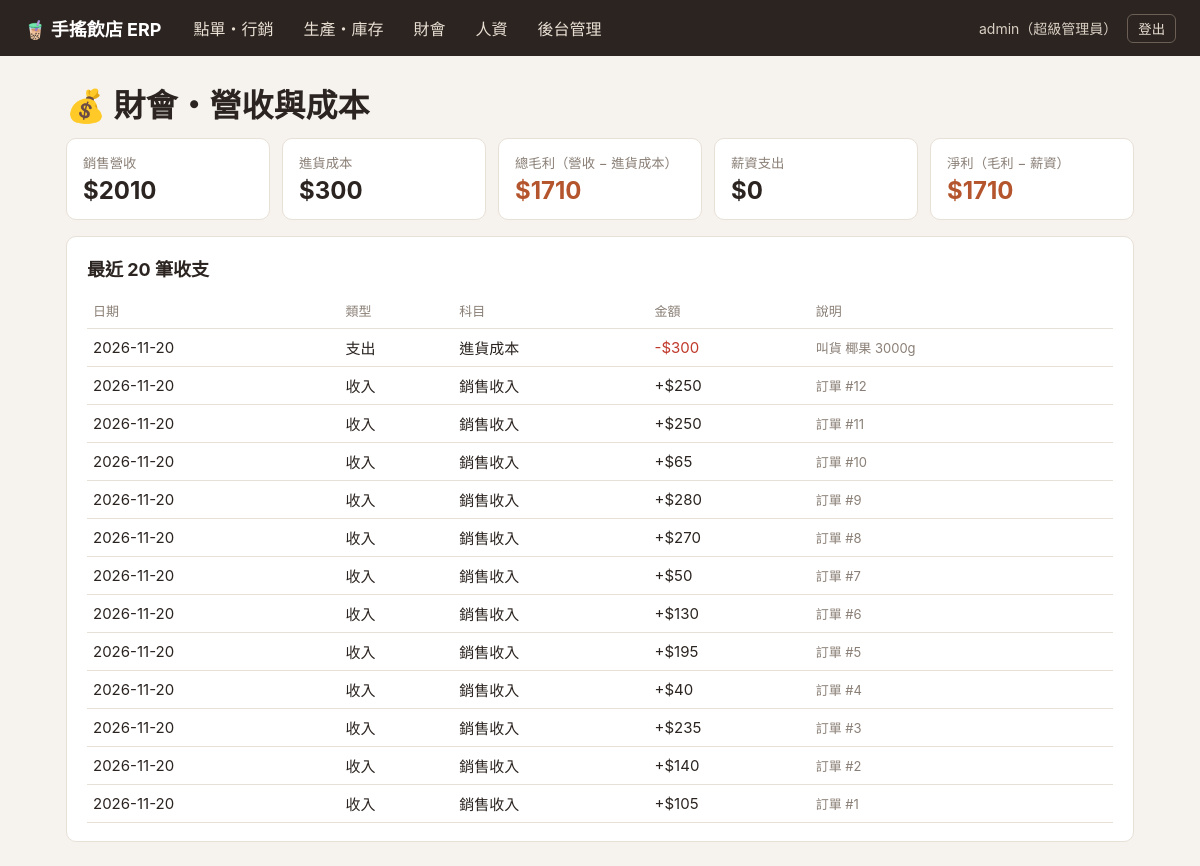
Screenshot of /finance/ (signed in) with the database file from the repository.
### erp/models.py (models this page shows, shortened)
class Transaction(models.Model):
    INCOME, EXPENSE = "income", "expense"
    KIND_CHOICES = [(INCOME, "收入"), (EXPENSE, "支出")]
    SALES, PURCHASE, SALARY = "銷售收入", "進貨成本", "薪資支出"
    date = models.DateField("日期", default=timezone.localdate)
    kind = models.CharField("類型", max_length=10, choices=KIND_CHOICES)
    category = models.CharField("科目", max_length=20)
    amount = models.PositiveIntegerField("金額")
    note = models.CharField("說明", max_length=100, blank=True)
    class Meta:
        verbose_name = "收支"
        verbose_name_plural = "收支"

### erp/views.py (the view)
# urls.py: path("finance/", views.finance, name="finance"),
@role_required(BOSS, ACCT)
def finance(request):
    income = _sum(Transaction.objects.filter(kind=Transaction.INCOME))
    purchase = _sum(Transaction.objects.filter(category=Transaction.PURCHASE))
    salary = _sum(Transaction.objects.filter(category=Transaction.SALARY))
    gross = income - purchase          # 毛利 = 營收 - 進貨成本
    net = gross - salary               # 淨利 = 毛利 - 薪資
    return render(request, "erp/finance.html", {
        "income": income, "purchase": purchase, "salary": salary,
        "gross": gross, "net": net,
        "recent": Transaction.objects.order_by("-id")[:20],
    })

### erp/context.py (called while the page is built)
def nav(request):
    u = request.user
    if not u.is_authenticated:
        return {}
    if u.is_superuser:
        label = "超級管理員"
    else:
        label = "、".join(u.groups.values_list("name", flat=True)) or "未分配角色"
    return {
        "role_label": label,
        "can_inventory": has_role(u, BOSS, STAFF),
        "can_finance": has_role(u, BOSS, ACCT),
        "can_hr": has_role(u, BOSS),
        "is_boss": has_role(u, BOSS),
    }

### erp/permissions.py (called while the page is built)
def has_role(user, *names):
    if not user.is_authenticated:
        return False
    return user.is_superuser or user.groups.filter(name__in=names).exists()

def role_required(*names):
    def decorator(view):
        @login_required
        @wraps(view)
        def wrapper(request, *args, **kwargs):
            if has_role(request.user, *names):
                return view(request, *args, **kwargs)
            messages.error(request, "你沒有權限使用此功能")
            return redirect("pos")
        return wrapper
    return decorator

### erp/views.py (called while the page is built)
def _sum(qs):
    return qs.aggregate(s=Sum("amount"))["s"] or 0

### erp/templates/erp/finance.html (shortened to what this page needs)
{% extends "erp/base.html" %}
{% block content %}
<h1>💰 財會・營收與成本</h1>
<div class="cards">
  <div class="stat"><small>銷售營收</small><b>${{ income }}</b></div>
  <div class="stat"><small>進貨成本</small><b>${{ purchase }}</b></div>
  <div class="stat hl"><small>總毛利（營收 − 進貨成本）</small><b class="{% if gross < 0 %}neg{% endif %}">${{ gross }}</b></div>
  <div class="stat"><small>薪資支出</small><b>${{ salary }}</b></div>
  <div class="stat hl"><small>淨利（毛利 − 薪資）</small><b class="{% if net < 0 %}neg{% endif %}">${{ net }}</b></div>
</div>
<section class="card">
  <h2>最近 20 筆收支</h2>
  <table>
    <tr><th>日期</th><th>類型</th><th>科目</th><th>金額</th><th>說明</th></tr>
    {% for t in recent %}
    <tr>
      <td>{{ t.date|date:"Y-m-d" }}</td>
      <td>{{ t.get_kind_display }}</td>
      <td>{{ t.category }}</td>
      <td class="{% if t.kind == 'expense' %}neg{% endif %}">{% if t.kind == 'expense' %}-{% else %}+{% endif %}${{ t.amount }}</td>
      <td class="muted">{{ t.note }}</td>
    </tr>
    {% empty %}
    <tr><td colspan="5" class="muted">還沒有收支紀錄</td></tr>
    {% endfor %}
  </table>
</section>
{% endblock %}

### erp/templates/erp/base.html (shortened to what this page needs)
<!doctype html>
<html lang="zh-Hant">
<head>
</head>
<body>
{% if user.is_authenticated %}
<header>
  <span class="brand">🧋 手搖飲店 ERP</span>
  <nav>
    <a href="{% url 'pos' %}">點單・行銷</a>
    {% if can_inventory %}<a href="{% url 'inventory' %}">生產・庫存</a>{% endif %}
    {% if can_finance %}<a href="{% url 'finance' %}">財會</a>{% endif %}
    {% if can_hr %}<a href="{% url 'hr' %}">人資</a>{% endif %}
    {% if user.is_superuser %}<a href="/admin/">後台管理</a>{% endif %}
  </nav>
  <div class="who">
    {{ user.username }}（{{ role_label }}）
    <form method="post" action="{% url 'logout' %}">{% csrf_token %}<button type="submit">登出</button></form>
  </div>
</header>
{% endif %}
<main>
  {% block content %}{% endblock %}
</main>
</body>
</html>

### erp/templates/erp/base.html (style rules this page uses)
:root { --bg:#f6f3ee; --card:#fff; --ink:#2b2420; --muted:#8a7f76; --brand:#b4552d; --line:#e7e0d6; --ok:#2f8f5b; --bad:#c0392b; }
* { box-sizing: border-box; }
body { margin:0; background:var(--bg); color:var(--ink); font-family:-apple-system,"Noto Sans TC","Microsoft JhengHei",sans-serif; }
header { background:var(--ink); color:#fff; display:flex; align-items:center; gap:20px; padding:10px 24px; flex-wrap:wrap; }
.brand { font-weight:700; font-size:18px; }
header nav { display:flex; gap:6px; flex:1; flex-wrap:wrap; }
header nav a { color:#e9dfd3; text-decoration:none; padding:6px 12px; border-radius:6px; }
.who { font-size:14px; color:#d9cfc3; display:flex; align-items:center; gap:10px; }
.who form { margin:0; }
.who button { background:none; border:1px solid #6b5f56; color:#e9dfd3; padding:4px 10px; border-radius:6px; cursor:pointer; }
main { max-width:1100px; margin:24px auto; padding:0 16px; }
.card { background:var(--card); border:1px solid var(--line); border-radius:10px; padding:18px 20px; margin-bottom:16px; }
h1,h2 { margin:0 0 12px; }
h2 { font-size:18px; }
table { width:100%; border-collapse:collapse; }
th,td { text-align:left; padding:8px 6px; border-bottom:1px solid var(--line); font-size:15px; }
th { color:var(--muted); font-weight:500; font-size:13px; }
.cards { display:grid; grid-template-columns:repeat(auto-fit,minmax(150px,1fr)); gap:12px; margin-bottom:16px; }
.stat { background:var(--card); border:1px solid var(--line); border-radius:10px; padding:14px 16px; }
.stat small { color:var(--muted); display:block; margin-bottom:4px; }
.stat b { font-size:24px; }
.stat.hl b { color:var(--brand); }
.neg { color:var(--bad); }
.muted { color:var(--muted); font-size:13px; }

### rows the page displays
Transaction: date "2026-11-20", kind "支出", category "進貨成本", amount "300", note "叫貨 椰果 3000g"
Transaction: date "2026-11-20", kind "收入", category "銷售收入", amount "250", note "訂單 #12"
Transaction: date "2026-11-20", kind "收入", category "銷售收入", amount "250", note "訂單 #11"
Transaction: date "2026-11-20", kind "收入", category "銷售收入", amount "65", note "訂單 #10"
Transaction: date "2026-11-20", kind "收入", category "銷售收入", amount "280", note "訂單 #9"
Transaction: date "2026-11-20", kind "收入", category "銷售收入", amount "270", note "訂單 #8"
Transaction: date "2026-11-20", kind "收入", category "銷售收入", amount "50", note "訂單 #7"
Transaction: date "2026-11-20", kind "收入", category "銷售收入", amount "130", note "訂單 #6"
Transaction: date "2026-11-20", kind "收入", category "銷售收入", amount "195", note "訂單 #5"
Transaction: date "2026-11-20", kind "收入", category "銷售收入", amount "40", note "訂單 #4"
Transaction: date "2026-11-20", kind "收入", category "銷售收入", amount "235", note "訂單 #3"
Transaction: date "2026-11-20", kind "收入", category "銷售收入", amount "140", note "訂單 #2"
Transaction: date "2026-11-20", kind "收入", category "銷售收入", amount "105", note "訂單 #1"

### other values shown
{{ user.username }} "admin"
{{ role_label }} "超級管理員"
{{ income }} "2010"
{{ purchase }} "300"
{{ gross }} "1710"
{{ salary }} "0"
{{ net }} "1710"
